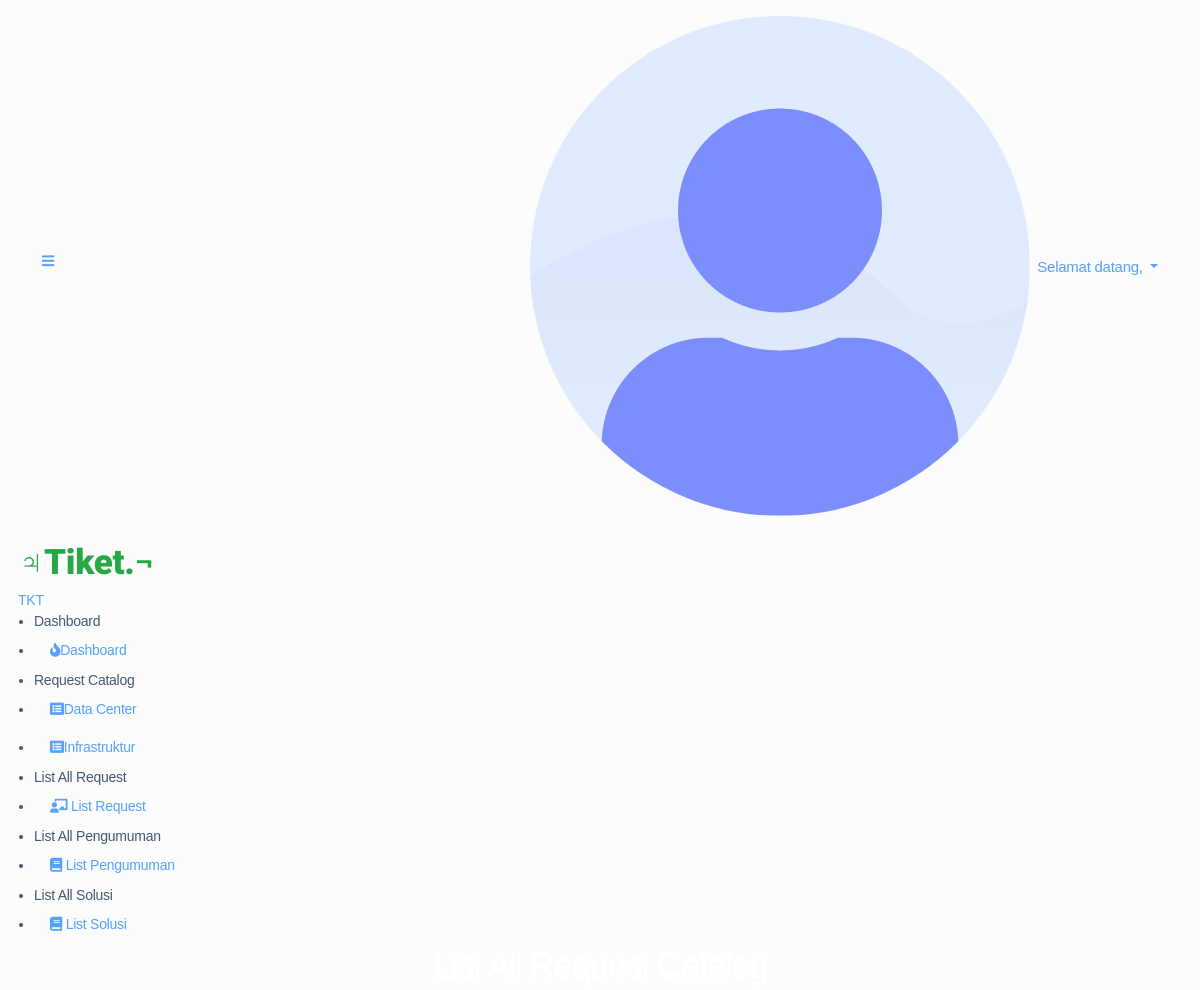
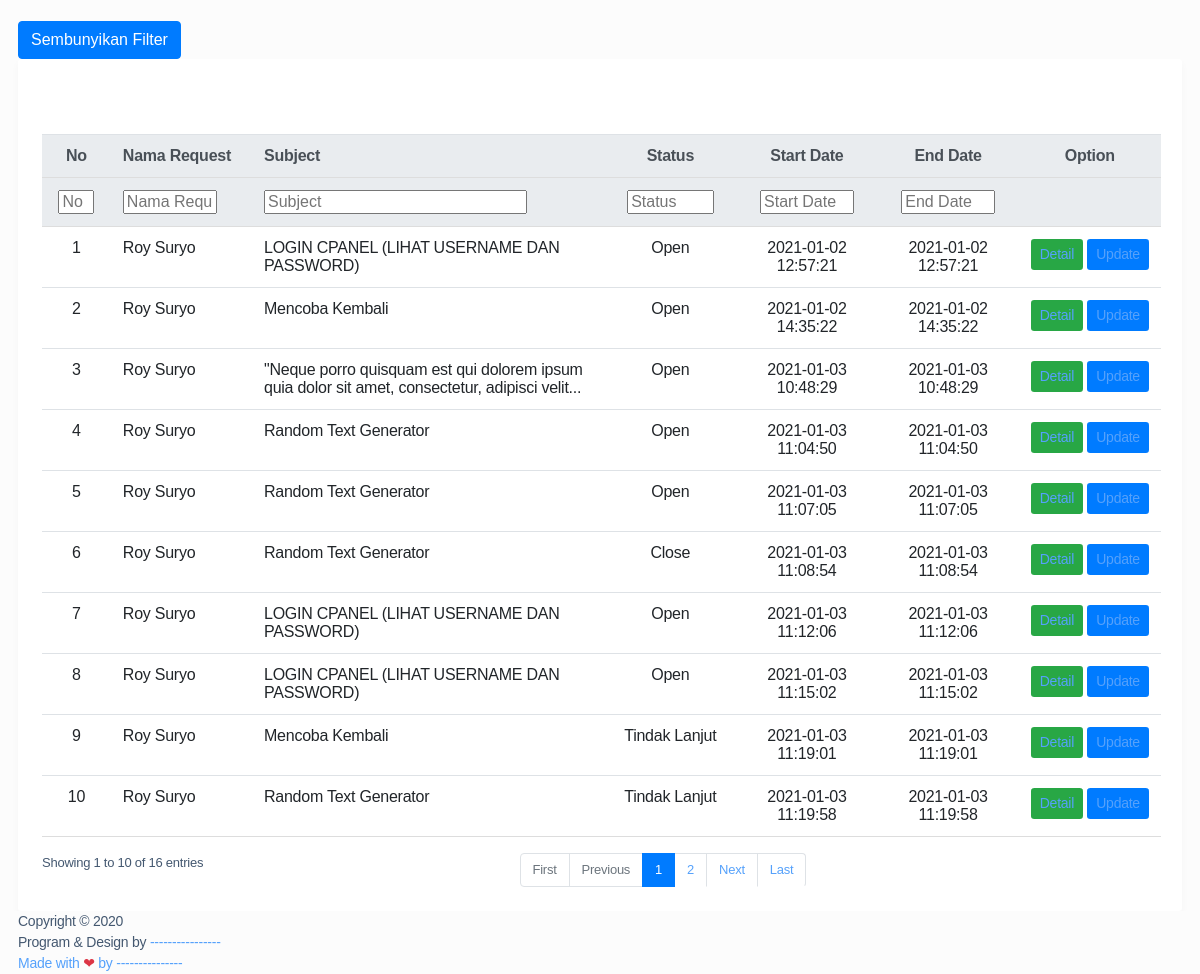
Screenshot of /index.php/staff/list_request with the database file from the repository (2 pictures, top to bottom).
### tables this page shows
CREATE TABLE `master_kategori` (
  `id` int(11) NOT NULL,
  `kategori` varchar(30) NOT NULL
);

CREATE TABLE `tbl_request` (
  `id` int(11) NOT NULL,
  `id_user` varchar(30) NOT NULL,
  `username` varchar(30) NOT NULL,
  `user` varchar(30) NOT NULL,
  `status` varchar(20) NOT NULL,
  `kategori` varchar(40) NOT NULL,
  `sub_kategori` varchar(40) NOT NULL,
  `pj` varchar(30) NOT NULL,
  `grup` varchar(40) NOT NULL,
  `asset` varchar(50) NOT NULL,
  `count_asset` varchar(2) NOT NULL,
  `subject` varchar(100) NOT NULL,
  `body` text NOT NULL,
  `created_date` timestamp NOT NULL DEFAULT current_timestamp(),
  `done_date` datetime DEFAULT NULL,
  `start_date` date NOT NULL,
  `end_date` date NOT NULL
);

### application/controllers/Staff.php (called while the page is built, shortened)
<?php
class Staff extends CI_Controller
{
	function __construct()
	{
		$this->load->helper('url');
		$this->load->library('form_validation');
		$this->load->helper('form');
	}
	public function list_request()
	{
		$this->load->model('Mrequest');
		$data['level'] = $this->session->userdata('level');
		$data['nama'] = $this->session->userdata('nama');
		$data['request'] = $this->Mrequest->tampil_data()->result();
		$this->load->view('navbar/nav_staff', $data);
		$this->load->view('staff/list_request', $data);
	}
}

### index.php (called while the page is built, shortened)
<?php
require_once BASEPATH.'core/CodeIgniter.php';

### application/models/Mrequest.php (called while the page is built, shortened)
<?php
class Mrequest extends CI_Model
{
    public function tampil_data()
    {
        return $this->db->get('tbl_request');
    }
}

### application/views/staff/list_request.php (the view, shortened to what this page needs)
<div class="main-content">
    <section class="section">
        <div class="section-header">
            <h1>List All Request Catalog </h1>
        </div>
        <div class="section-header">
            <button onclick="myFunction()" id="filtering" class="btn btn-primary ">Sembunyikan Filter</button>
        </div>
        <div class="row" style="overflow: scroll">
            <div class="col-md-12">
                <div class="bg-white p-4" style="border-radius:3px;box-shadow:rgba(0, 0, 0, 0.03) 0px 4px 8px 0px">
                    <table id="example" class="table align-items-center table-flush">
                        <thead class="thead-light">
                            <tr class="text-center">
                                <th style="width: 60px;">No</th>
                                <th scope="col" style="text-align: left;">Nama Request</th>
                                <th scope="col" style="text-align: left;">Subject</th>
                                <th scope="col">Status</th>
                                <th scope="col">Start Date</th>
                                <th scope="col">End Date</th>
                                <th scope="col">Option</th>
                            </tr>
                        </thead>
                        <tbody>
                            <?php
                              $i = 1;
                              foreach ($request as $u) {
                              ?>
                                <tr class="text-center">
                                    <td style="width: 60px;"><?php echo $i ?></td>
                                    <td style="text-align: left;"><?php echo $u->user ?></td>
                                    <td style="text-align: left;"><?php echo $u->subject ?></td>
                                    <td><?php echo $u->status ?></td>
                                    <td><?php echo $u->created_date ?></td>
                                    <td><?php echo $u->created_date ?></td>
                                    <td class="text-center">
                                        <a href=<?= base_url("staff/detail_request/" . $u->id) ?> class="btn btn-sm btn-success">Detail</a>
                                        <a href=<?= base_url("staff/update_request/" . $u->id . "/" . $u->sub_kategori) ?> class="btn btn-sm btn-primary">Update</a>
                                    </td>
                                </tr>
                            <?php
                                  $i++;
                              }
                              ?>
                        </tbody>
                    </table>
                </div>
            </div>
        </div>
</div>
</div>
<?php include("footer.php") ?>
</body>
</html>

### application/views/navbar/nav_staff.php (shortened to what this page needs)
<!DOCTYPE html>
<html lang="en">
<head>
    <link rel="stylesheet" href="https://stackpath.bootstrapcdn.com/bootstrap/4.3.1/css/bootstrap.min.css">
    <link rel="stylesheet" href="https://use.fontawesome.com/releases/v5.7.2/css/all.css">
    <link rel="stylesheet" href="https://cdnjs.cloudflare.com/ajax/libs/bootstrap-select/1.13.1/css/bootstrap-select.css" />
    <link rel="stylesheet" href="<?= base_url('assets/') ?>stisla-assets/css/style.css">
    <link rel="stylesheet" href="<?= base_url('assets/') ?>stisla-assets/css/components.css">
</head>
<?php
$url = explode('/', uri_string());
$active = $url[1];
?>
<body>
    <div id="app">
        <div class="main-wrapper">
            <nav class="navbar navbar-expand-lg main-navbar">
                <form class="form-inline mr-auto">
                    <ul class=" navbar-nav mr-3">
                        <li><a href="#" data-toggle="sidebar" class="nav-link nav-link-lg"><i class="fas fa-bars"></i></a>
                        </li>
                    </ul>
                </form>
                <ul class="navbar-nav navbar-right">
                    <li class="dropdown"><a href="#" data-toggle="dropdown" class="nav-link dropdown-toggle nav-link-lg nav-link-user">
                            <img alt="image" style="margin-bottom:4px !important;" src="http://localhost/Sidayan/assets/stisla-assets/img/avatar/avatar-1.png" class="rounded-circle mr-1 my-auto">
                            <div class="d-sm-none d-lg-inline-block" style="font-size:15px;">Selamat datang, <?php echo $nama; ?></div>
                        </a>
                    </li>
                </ul>
            </nav>
            <div class="main-sidebar">
                <aside id="sidebar-wrapper">
                    <div class="sidebar-brand text-danger">
                        <a href="<?= base_url('staff') ?>" style="font-size: 35px; font-weight:900;font-family: 'Roboto', sans-serif;" class="text-success">&#9795;Tiket.&not;</a>
                    </div>
                    <div class="sidebar-brand sidebar-brand-sm">
                        <a href="<?= base_url('staff') ?>">TKT</a>
                    </div>
                    <ul class="sidebar-menu">
                        <li class="menu-header ">Dashboard</li>
                        <li class="nav-item dropdown <?php if ($active === 'index') : ?> active <?php endif ?>">
                            <a href="<?= base_url('staff') ?>" class="nav-link"><i class="fas fa-fire"></i><span>Dashboard</span></a>
                        </li>
                        <li class="menu-header">Request Catalog</li>
                        <?php
                        $con = mysqli_connect("localhost", "root", "", "db_tiket");
                        $sql = "SELECT * FROM master_kategori";
                        $result = mysqli_query($con, $sql);
                        while ($dataMenu = mysqli_fetch_assoc($result)) {
                            $menu_id = $dataMenu['id'];
                            $submenu = mysqli_query($con, "SELECT * FROM `master_subkategori` WHERE id_kategori = '$menu_id'");
                            if (mysqli_num_rows($submenu) == 0) {
                                echo '<li><a href="' . $dataMenu['kategori'] . '">' . $dataMenu['kategori'] . '</a></li>';
                            } else {
                                echo '
							<li class="nav-item dropdown">
								<a href="' . $dataMenu['kategori'] . '" class="nav-link has-dropdown"> <i class="fas fa-list-alt "></i><span>' . $dataMenu['kategori'] . '</span></a>
								<ul class="dropdown-menu">';
                                echo '
								</ul>
							</li>
							';
                            }
                        }
                        ?>
                        <li class="menu-header">List All Request</li>
                        <li class="nav-item dropdown <?php if ($active == 'data_peminjaman' || $active == 'add_peminjaman') : ?> active <?php endif ?>">
                            <a href="#" class="nav-link has-dropdown"><i class="fas fa-chalkboard-teacher"></i>
                                <span>List Request</span></a>
                        </li>
                        <li class="menu-header">List All Pengumuman</li>
                        <li class="nav-item dropdown <?php if ($active == 'data_pengembalian') : ?> active <?php endif ?>">
                            <a href="#" class="nav-link has-dropdown"><i class="fas fa-book"></i>
                                <span>List Pengumuman</span></a>
                        </li>
                        <li class="menu-header">List All Solusi</li>
                        <li class="nav-item dropdown <?php if ($active == 'data_pegawai') : ?> active <?php endif ?>">
                            <a href="#" class="nav-link has-dropdown"><i class="fas fa-book"></i>
                                <span>List Solusi</span></a>
                        </li>
                </aside>
            </div>

### application/views/navbar/nav_staff.php (style rules this page uses)
body { background: #fcfcfc; }
h1 { text-align: center; font-family: sans-serif; font-weight: 300; color: #fff; }

### rows the page displays
master_kategori: kategori "Data Center"
master_kategori: kategori "Infrastruktur"
tbl_request: user "Roy Suryo", subject "LOGIN CPANEL (LIHAT USERNAME DAN PASSWORD)", status "Open", created_date "2021-01-02 12:57:21"
tbl_request: user "Roy Suryo", subject "Mencoba Kembali", status "Open", created_date "2021-01-02 14:35:22"
tbl_request: user "Roy Suryo", subject "\"Neque porro quisquam est qui dolorem ipsum quia dolor sit amet, consectetur, adipisci velit...", status "Open", created_date "2021-01-03 10:48:29"
tbl_request: user "Roy Suryo", subject "Random Text Generator", status "Open", created_date "2021-01-03 11:04:50"
tbl_request: user "Roy Suryo", subject "Random Text Generator", status "Open", created_date "2021-01-03 11:07:05"
tbl_request: user "Roy Suryo", subject "Random Text Generator", status "Close", created_date "2021-01-03 11:08:54"
tbl_request: user "Roy Suryo", subject "LOGIN CPANEL (LIHAT USERNAME DAN PASSWORD)", status "Open", created_date "2021-01-03 11:12:06"
tbl_request: user "Roy Suryo", subject "LOGIN CPANEL (LIHAT USERNAME DAN PASSWORD)", status "Open", created_date "2021-01-03 11:15:02"
tbl_request: user "Roy Suryo", subject "Mencoba Kembali", status "Tindak Lanjut", created_date "2021-01-03 11:19:01"
tbl_request: user "Roy Suryo", subject "Random Text Generator", status "Tindak Lanjut", created_date "2021-01-03 11:19:58"
